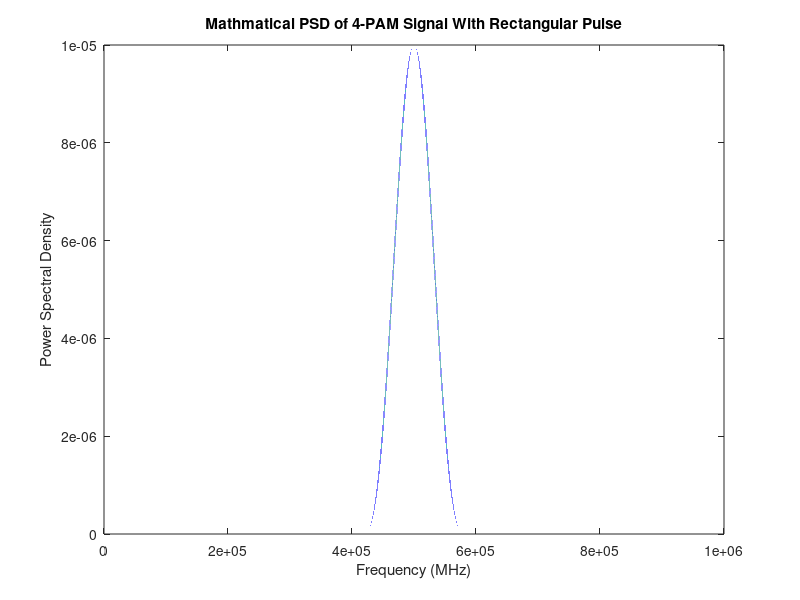

This chart was generated by the following MATLAB code: (Note: this script raises an error after producing the figure.)
%This code generates a plot of PSD for a rect() function
%against bandwidth given frequency and
%bandwidth using the mathmatical and simulated approach.


%%%%%%%%%%%%%%%%%%%%%%%%%%%%%%%%%%%%%%%
%Mathmatical section
frequency = 1000000;
bandwidth = 500000;
Ts = 1/bandwidth;
frequency = linspace(-frequency, frequency, frequency);

S = 5 * Ts * (sinc(pi * frequency * Ts)).^2;

figure(1);
plot(S)
xlabel('Frequency (MHz)')
ylabel('Power Spectral Density')
title('Mathmatical PSD of 4-PAM Signal With Rectangular Pulse')
%%%%%%%%%%%%%%%%%%%%%%%%%%%%%%%%%%%%%%%
%Simulation section

fsamp = 8;%sample at 8 times data rate

% Generating a rectangular pulse shape
prect=ones(1,fsamp);
prect=prect/norm(prect);
prectmatch=prect(end:-1:1);

% Generating random signal data for polar signaling
dataArray = zeros(1000, 1);
for i=1:1000
   rounded = round(3*rand(1));
   switch (rounded) 
       case 0
           dataArray(i) = -3;
       case 1
           dataArray(i) = -1;
       case 2
           dataArray(i) = 1;
       case 3
           dataArray(i) = 3;
   end 
end
transpose(dataArray);
upData = upsample(dataArray,fsamp);

%pass data through rectangular filter
message=conv(upData,prect);

[Psd,f]=pwelch(message, [], [], [], 'twosided' ,fsamp);

figure(2);
figpsd2=semilogy(f-f_ovsamp/2,fftshift(Psd));

xlabel('Frequency (1/T)')
ylabel('Power Spectral Density')
title('Simulated PSD of 4-PAM Signal With Rectangular Pulse')